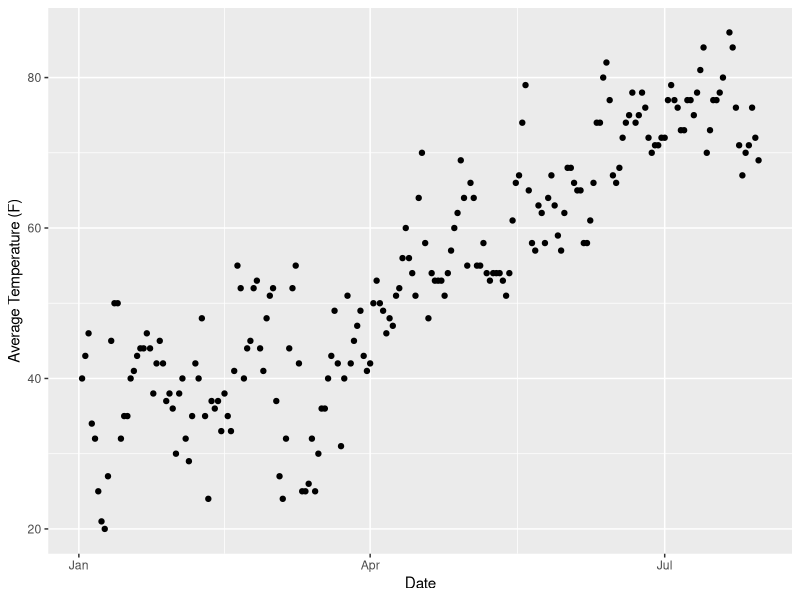
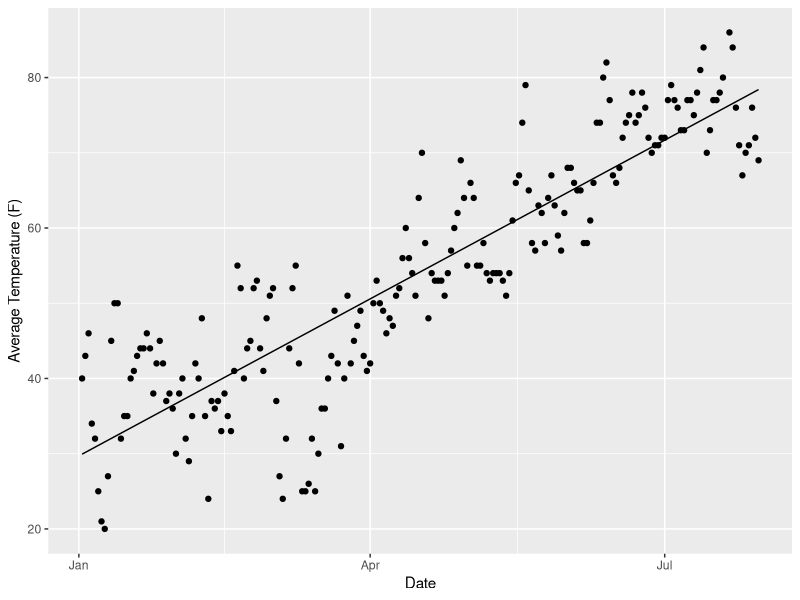
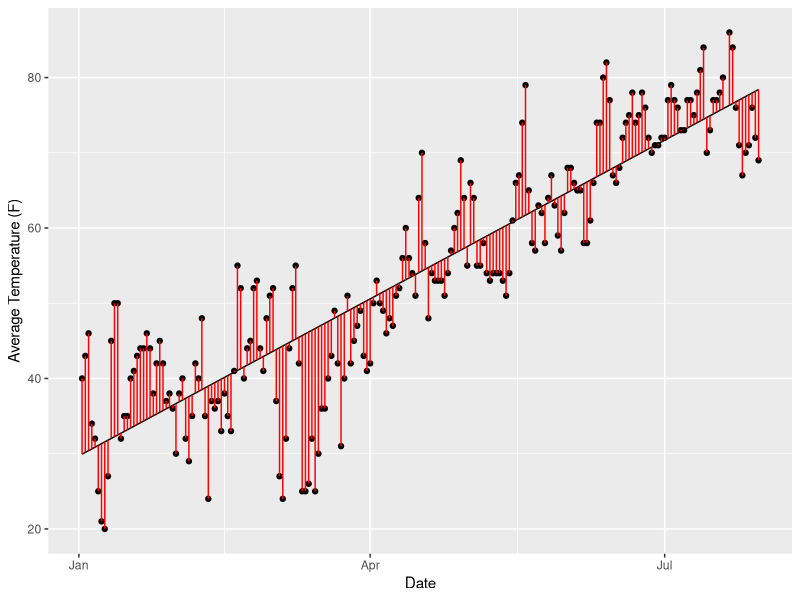

Write the R code that produced these figures, in order.
## ---- chunk 1
knitr::opts_chunk$set(warning=FALSE, message=FALSE)
library(tidyverse)
library(lubridate)
## ---- chunk 2
temp <- read_csv("./data/jfk_tmp.csv")
temp <- temp %>% mutate(DATE=ymd(DATE)) %>% filter(DATE > '2017-01-01')
temp %>% ggplot(aes(DATE,TAVG)) + geom_point() + labs(x="Date", y="Average Temperature (F)")
## ---- chunk 3
fit <- lm(TAVG~DATE,data=temp)
temp <- temp %>% mutate(tfit = predict(fit,data.frame(DATE=temp$DATE)))
temp %>% ggplot(aes(DATE,TAVG)) + geom_point() + geom_line(aes(DATE,tfit)) + labs(x="Date", y="Average Temperature (F)")
## ---- chunk 4
temp %>% ggplot(aes(DATE,TAVG)) + geom_point() + geom_line(aes(DATE,tfit)) + geom_segment(aes(x=DATE,xend=DATE,y=TAVG,yend=tfit), color='red') + labs(x="Date", y="Average Temperature (F)")
